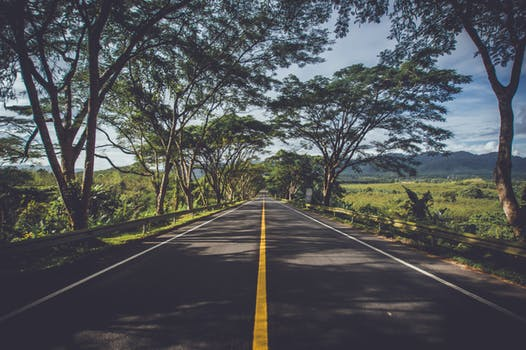
#> input picture test.jpg, 526 x 350 px
$ jupyter execute --allow-errors 'Lane finding.ipynb'
#> lines starting #> are read from the running program, lines starting #| are printed output that depends on the picture; after the words box and inside, x2 and y2 are one past the last pixel; in counts of white or black regions, pixels touching at a corner belong together
[cell 1]
import matplotlib.pyplot as plt
from skimage import io,color
import os

import numpy as np
print(os.getcwd())
img = io.imread('test.jpg')
#> img is the input picture: shape (350, 526, 3); mean R, G, B 82.1, 85.1, 86.7
ysize = img.shape[0]
#> ysize = 350
xsize = img.shape[1]
#> xsize = 526
a = np.array(img)
io.imshow(img)
b= a[:,:,0]>254
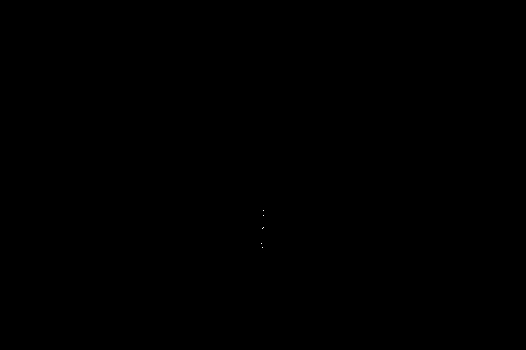
#> b: shape (350, 526) bool; 0% white in thin lines or dots, all inside (x1, y1, x2, y2) = (261, 210, 264, 248)
b.shape
print(ysize)
#| 350

[cell 2]
import matplotlib.pyplot as plt
import matplotlib.image as mpimg
import numpy as np

# Read in the image
image = mpimg.imread('test.jpg')

# Grab the x and y size and make a copy of the image
ysize = image.shape[0]
xsize = image.shape[1]
color_select = np.copy(image)

# Define color selection criteria
###### MODIFY THESE VARIABLES TO MAKE YOUR COLOR SELECTION
red_threshold = 120
green_threshold = 120
blue_threshold = 120
######

rgb_threshold = [red_threshold, green_threshold, blue_threshold]

# Do a boolean or with the "|" character to identify
# pixels below the thresholds
thresholds = (image[:,:,0] < rgb_threshold[0]) | (image[:,:,1] < rgb_threshold[1])\
| (image[:,:,2] < rgb_threshold[2])
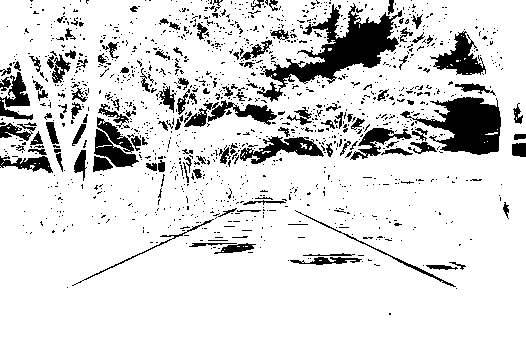
#> thresholds: shape (350, 526) bool; 85.7% white; 1310 black regions (1183 under 20 px), largest, box (x1, y1, x2, y2) and area: (257, 3, 402, 102) 4313, (400, 97, 501, 155) 3078, (430, 31, 486, 75) 1069
print(thresholds.shape)
#| (350, 526)
color_select[thresholds] = [0,1,2]
#print(color_select[:,:,0][100])
# Display the image
plt.imshow(color_select)

# Uncomment the following code if you are running the code locally and wish to save the image
# mpimg.imsave("test-after.png", color_select)

[cell 3]
a = np.arange(81).reshape(3,9,3)
thresholds = (a[:,:,0] < 7)

a[thresholds] =[0,0,0]
print(thresholds)
print(a)

[cell 4]
left_bottom = [0, 300]
right_bottom = [526, 300]
apex = [260, 180]

[cell 5]
fit_left = np.polyfit((left_bottom[0], apex[0]), (left_bottom[1], apex[1]), 1)
fit_right = np.polyfit((right_bottom[0], apex[0]), (right_bottom[1], apex[1]), 1)
fit_bottom = np.polyfit((left_bottom[0], right_bottom[0]), (left_bottom[1], right_bottom[1]), 1)
print(fit_left,fit_right,fit_bottom)
XX, YY = np.meshgrid(np.arange(0, 5), np.arange(0, 7))
region_thresholds = (YY > (XX*fit_left[0] + fit_left[1])) & \
                    (YY > (XX*fit_right[0] + fit_right[1])) & \
                    (YY < (XX*fit_bottom[0] + fit_bottom[1]))
print(YY >XX*fit_left[0] + fit_left[1])

[cell 6]
XX, YY = np.meshgrid(np.arange(1, 6), np.arange(1, 3))
print(XX,YY)

[cell 7]
import matplotlib.pyplot as plt
import matplotlib.image as mpimg
import numpy as np
import cv2

# Read in the image
image = mpimg.imread('test.jpg')
gray = cv2.cvtColor(image, cv2.COLOR_RGB2GRAY)
# NOTE: if you try running this code you might want to change these!
low_threshold = 100
high_threshold =250
edges = cv2.Canny(gray, low_threshold, high_threshold,L2gradient = True)
#> edges: shape (350, 526); 15.6% white in thin lines or dots
print(edges.shape)
#| (350, 526)
# Display the image


print(edges.shape)
#| (350, 526)
# Display the image
plt.imshow(edges,cmap='Greys_r')

[cell 8]
import matplotlib.pyplot as plt
import matplotlib.image as mpimg
import numpy as np
import cv2


# Read in and grayscale the image
image = mpimg.imread('test.jpg')
gray = cv2.cvtColor(image,cv2.COLOR_RGB2GRAY)

# Define a kernel size and apply Gaussian smoothing
#kernel_size = 5
#blur_gray = cv2.GaussianBlur(gray,(kernel_size, kernel_size),0)

# Define our parameters for Canny and apply
low_threshold = 300
high_threshold = 550
edges = cv2.Canny(gray, low_threshold, high_threshold)
#> edges: shape (350, 526); 5.8% white in thin lines or dots

# Next we'll create a masked edges image using cv2.fillPoly()
mask = np.zeros_like(edges)
ignore_mask_color = 255
left_bottom = [0, 300]
right_bottom = [526, 300]
apex = [260, 180]
# This time we are defining a four sided polygon to mask
imshape = image.shape
#> imshape = (350, 526, 3)
vertices = np.array([[(left_bottom),(right_bottom),(apex)]], dtype=np.int32)
cv2.fillPoly(mask, vertices, ignore_mask_color)
#> mask: shape (350, 526); 17.4% white; 1 white region, box (x1, y1, x2, y2) and area: (0, 180, 526, 301) 32026
masked_edges = cv2.bitwise_and(edges, mask)
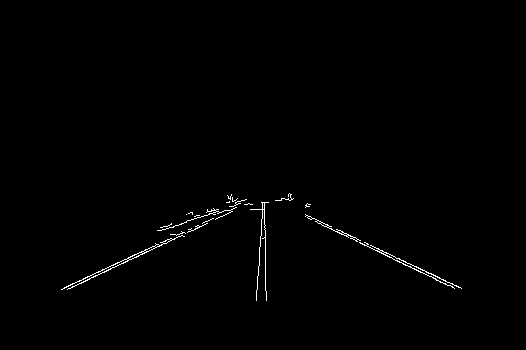
#> masked_edges: shape (350, 526); 0.63% white in thin lines or dots, all inside (x1, y1, x2, y2) = (61, 193, 462, 301)

# Define the Hough transform parameters
# Make a blank the same size as our image to draw on
rho = 2 # distance resolution in pixels of the Hough grid
theta = np.pi/180 # angular resolution in radians of the Hough grid
threshold = 15    # minimum number of votes (intersections in Hough grid cell)
min_line_length = 25 #minimum number of pixels making up a line
max_line_gap = 20   # maximum gap in pixels between connectable line segments
line_image = np.copy(image)*0 # creating a blank to draw lines on
#> line_image: shape (350, 526, 3); every value is 0

# Run Hough on edge detected image
# Output "lines" is an array containing endpoints of detected line segments
lines = cv2.HoughLinesP(masked_edges, rho, theta, threshold, np.array([]),
                            min_line_length, max_line_gap)
#> lines = 19 rows, first 6: [305, 216, 447, 285], [64, 287, 226, 214], [410, 266, 454, 288], [264, 202, 266, 300], [306, 215, 460, 287], [123, 263, 188, 229]

# Iterate over the output "lines" and draw lines on a blank image
for line in lines[:5]:
    for x1,y1,x2,y2 in line:
        if y2<imshape[0]:
            m=(y2-y1)/(x2-x1)
            c=y1-(m*x1)
            x_temp=(imshape[0]-c)/m
            if int(x_temp)-x_temp==0:
                cv2.line(line_image,(x1,y1),(int(x_temp),imshape[0]),(255,0,0),5)
            else:
                cv2.line(line_image,(x1,y1),(x2,y2),(255,0,0),5)
        else:
            cv2.line(line_image,(x1,y1),(x2,y2),(255,0,0),5)
#> this loop made 5 passes
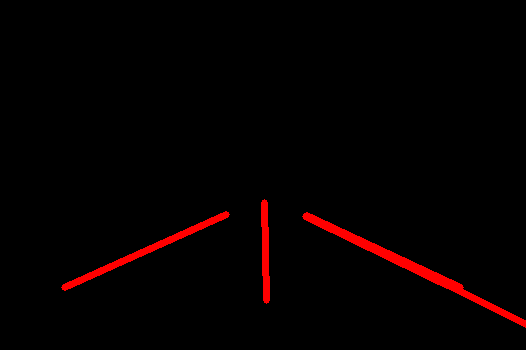
#> line_image: shape (350, 526, 3); mean R, G, B 5.7, 0, 0

# Create a "color" binary image to combine with line image
color_edges = np.dstack((edges, edges, edges))
#> color_edges: shape (350, 526, 3); 5.8% white in thin lines or dots

# Draw the lines on the edge image
lines_edges = cv2.addWeighted(color_edges, 0.8, line_image, 1, 0)
plt.imshow(lines_edges)

[cell 9]
import cv2 as cv
# Load two images
img1 = cv.imread('test.jpg')
img2 = cv.imread('highway.jpg')
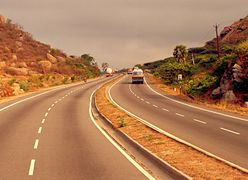
#> input picture highway.jpg, 248 x 180 px
#> img2 is the input picture: shape (180, 248, 3); mean B, G, R 88, 124.6, 174.1
# I want to put logo on top-left corner, So I create a ROI
rows,cols,channels = img2.shape
#> rows = 180; cols = 248; channels = 3
print(img2.shape)
#| (180, 248, 3)
roi = img1[0:rows, 0:cols ]
#cv.imshow('res',roi)
# Now create a mask of logo and create its inverse mask also
img2gray = cv.cvtColor(img2,cv.COLOR_BGR2GRAY)
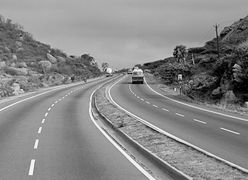
#> img2gray: shape (180, 248); min 0, max 249, mean 135.3
ret, mask = cv.threshold(img2gray,180, 255, cv.THRESH_BINARY)
#> mask: shape (180, 248); 4.9% white in thin lines or dots
mask_inv = cv.bitwise_not(mask)
#> mask_inv: shape (180, 248); 95.1% white; black in thin lines or dots
# Now black-out the area of logo in ROI
img1_bg = cv.bitwise_and(roi,roi,mask = mask_inv)
# Take only region of logo from logo image.
img2_fg = cv.bitwise_and(img2,img2,mask = mask)
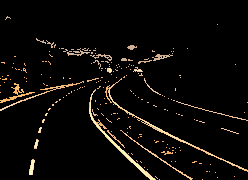
#> img2_fg: shape (180, 248, 3); mean B, G, R 7.1, 9.6, 11.7
# Put logo in ROI and modify the main image
dst = cv.add(img1_bg,img2_fg)
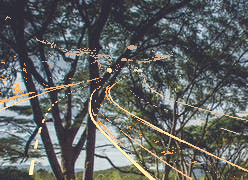
#> dst: shape (180, 248, 3); mean B, G, R 98.3, 99.7, 96.4
img1[0:rows, 0:cols ] = img2[:,:]
cv.imshow('res',img1)
cv.waitKey(0)
cv.destroyAllWindows()

[cell 10]
import numpy as np
#> (the rest of this cell did not finish here and is left out)

[cell 11]
import cv2 as cv
import numpy as np
from matplotlib import pyplot as plt
img = cv.imread('test.jpg',0)
#> img: shape (350, 526); min 0, max 255, mean 84.4
blur = cv.GaussianBlur(img,(5,5),0)
ret,thresh1 = cv.threshold(img,127,255,cv.THRESH_BINARY)
#> thresh1: shape (350, 526); 17.8% white; 1361 white regions (1216 under 20 px), largest, box (x1, y1, x2, y2) and area: (257, 3, 413, 102) 4518, (400, 79, 501, 155) 3772, (340, 178, 485, 209) 1504
ret,thresh2 = cv.threshold(img,127,255,cv.THRESH_BINARY_INV)
ret,thresh3 = cv.threshold(img,127,255,cv.THRESH_TRUNC)
ret,thresh4 = cv.threshold(img,127,255,cv.THRESH_TOZERO)
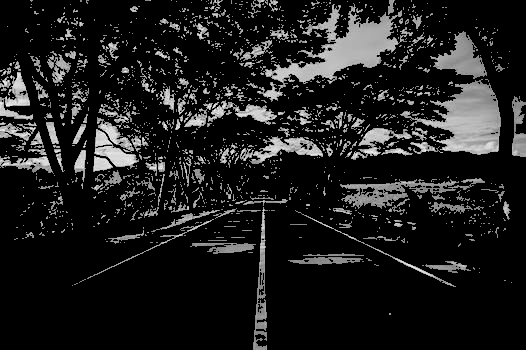
#> thresh4: shape (350, 526); min 0, max 255, mean 29.2
ret,thresh5 = cv.threshold(img,127,255,cv.THRESH_TOZERO_INV)
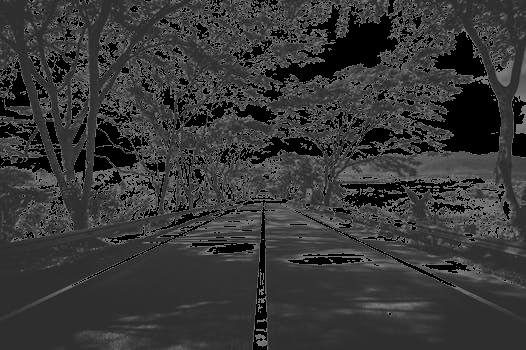
#> thresh5: shape (350, 526); min 0, max 127, mean 55.2
titles = ['Original Image','BINARY','BINARY_INV','TRUNC','TOZERO','TOZERO_INV']
images = [img, thresh1, thresh2, thresh3, thresh4, thresh5]
for i in range(6):
    plt.subplot(2,3,i+1),plt.imshow(images[i],'gray')
    plt.title(titles[i])
    plt.xticks([]),plt.yticks([])
plt.show()
cv.imshow('im',blur)
cv.waitKey(0)
cv.destroyAllWindows()
